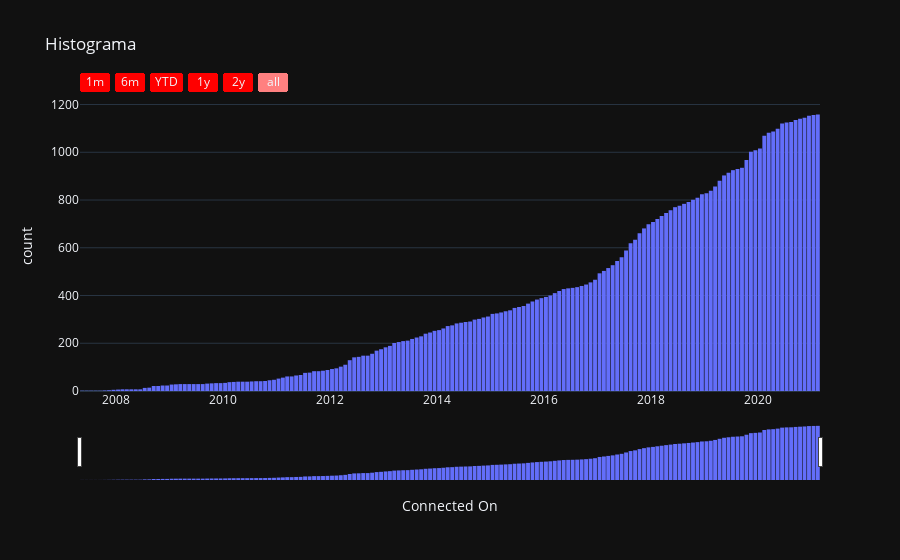

The code cell stored with this chart in its notebook:
### Markdown cell above
Ahora volvemos a mostrarlo, pero con datos acumulados por fecha

### Code cell
fig0 = px.histogram(df, x="Connected On", y="First Name", histfunc="count", title="Histograma", cumulative=True,
                    template="plotly_dark")
fig0.update_traces(xbins_size="M1")
fig0.update_layout(bargap=0.1)
fig0.update_xaxes(
    rangeslider_visible=True,
    rangeselector=dict(
        buttons=list([
            dict(count=1, label="1m", step="month", stepmode="backward"),
            dict(count=6, label="6m", step="month", stepmode="backward"),
            dict(count=1, label="YTD", step="year", stepmode="todate"),
            dict(count=1, label="1y", step="year", stepmode="backward"),
            dict(count=2, label="2y", step="year", stepmode="backward"),
            dict(step="all")
        ]),
        bgcolor="#ff0000"
    )
)
fig0.show()

### Figure 1 — Plotly figure (JSON) as saved in the notebook; plotly's stock layout.template omitted (floating-point values rounded to 4 significant figures; data arrays with more than 128 entries replaced by an {"elided": "..."} marker saying what was removed)
{"data": [{"alignmentgroup": "True", "bingroup": "x", "cumulative": {"enabled": true}, "histfunc": "count", "hovertemplate": "Connected On=%{x}<br>count=%{y}<extra></extra>", "legendgroup": "", "marker": {"color": "#636efa"}, "name": "", "offsetgroup": "", "orientation": "v", "showlegend": false, "type": "histogram", "x": {"elided": "1158 str values"}, "xaxis": "x", "xbins": {"size": "M1"}, "y": {"elided": "1158 str values"}, "yaxis": "y"}], "layout": {"bargap": 0.1, "barmode": "relative", "legend": {"tracegroupgap": 0}, "title": {"text": "Histograma"}, "xaxis": {"anchor": "y", "domain": [0, 1], "rangeselector": {"bgcolor": "#ff0000", "buttons": [{"count": 1, "label": "1m", "step": "month", "stepmode": "backward"}, {"count": 6, "label": "6m", "step": "month", "stepmode": "backward"}, {"count": 1, "label": "YTD", "step": "year", "stepmode": "todate"}, {"count": 1, "label": "1y", "step": "year", "stepmode": "backward"}, {"count": 2, "label": "2y", "step": "year", "stepmode": "backward"}, {"step": "all"}]}, "rangeslider": {"visible": true}, "title": {"text": "Connected On"}}, "yaxis": {"anchor": "x", "domain": [0, 1], "title": {"text": "count"}}}}
